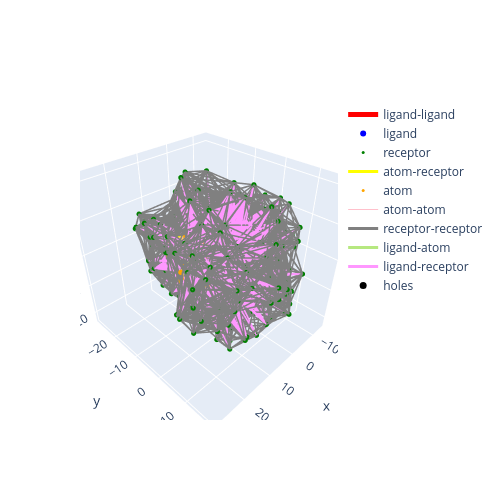

Notebook cell for this chart:
### Code cell
i = next(iterable)
i=100
graph = ds[i*10]
# print(ds._split_indexes[i])
make_fig(graph).show()

### Figure 1 — Plotly figure (JSON) as saved in the notebook; plotly's stock layout.template omitted (floating-point values rounded to 4 significant figures; data arrays with more than 128 entries replaced by an {"elided": "..."} marker saying what was removed)
{"data": [{"line": {"color": "red", "width": 5}, "mode": "lines", "name": "ligand-ligand", "type": "scatter3d", "x": {"elided": "2808 float values"}, "y": {"elided": "2808 float values"}, "z": {"elided": "2808 float values"}}, {"marker": {"color": "blue", "size": 6, "symbol": "circle"}, "mode": "markers", "name": "ligand", "type": "scatter3d", "x": [11.36, 10.38, 9.102, 8.312, 8.929, 6.942, 6.281, 6.549, 6.173, 4.876, 4.902, 6.074, 8.596, 9.506, 9.388, 10.03, 9.92, 9.14, 9.007, 8.477, 8.607, 7.734, 10.64, 11.87, 12.59, 13.76, 14.29, 16.1, 13.63, 12.44], "y": [-0.7688, -1.816, -1.919, -1.097, -0.1519, -1.222, -0.2421, -0.2063, 1.114, 1.653, 1.727, 1.002, -3.041, -3.578, -4.747, -5.919, -7.055, -7.015, -8.479, -5.859, -4.723, -3.306, -2.862, -3.08, -4.277, -4.52, -3.584, -4.012, -2.409, -2.171], "z": [-0.279, 0.1056, -0.3664, -1.274, -1.885, -1.561, -2.291, -3.682, -4.324, -3.765, -2.283, -1.657, 0.2406, 1.025, 1.832, 1.521, 2.306, 3.428, 4.417, 3.774, 2.965, 3.477, 0.9826, 1.692, 1.533, 2.201, 3.058, 4.05, 3.24, 2.563]}, {"marker": {"color": "green", "size": 3, "symbol": "circle"}, "mode": "markers", "name": "receptor", "type": "scatter3d", "x": {"elided": "261 float values"}, "y": {"elided": "261 float values"}, "z": {"elided": "261 float values"}}, {"line": {"color": "yellow", "width": 3}, "mode": "lines", "name": "atom-receptor", "type": "scatter3d", "x": {"elided": "234 float values"}, "y": {"elided": "234 float values"}, "z": {"elided": "234 float values"}}, {"marker": {"color": "orange", "size": 3, "symbol": "circle"}, "mode": "markers", "name": "atom", "type": "scatter3d", "x": [12.59, 17.68, 17.01, 17.51, 17.06, 17.27, 18.75, 16.64, 15.92, 15.31, 16.2, 16.4, 13.91, 18.89, 18.36, 17.17, 7.665, 7.035, 11.01, 10.52, 10.26, 8.233, 12.17, 10.76, 17.27, 16.75, 16.07, 15.15, 13.84, 14.83, 18.46, 19.21, 20.5, 20.28, 19.73, 15.87, 16.75, 16.23, 16.06, 15.05, 15.4, 13.61, 14.27, 14.7, 13.26, 12.57, 11.19, 12.06, 15.66, 16.76, 10.22, 9.265, 8.614, 11.68, 9.127, 8.17, 9.298, 10.0, 6.398, 6.429, 5.201, 4.552, 4.835, 3.693, 3.699, -0.09, -0.425, 1.211, 1.318, 1.739, 5.512, 5.151, 6.842, 6.602, 7.773, 6.323, 7.513, 6.781], "y": [3.162, 2.089, 0.712, -0.217, 3.037, 2.612, 2.502, 3.687, 0.559, -0.75, -1.631, -2.785, -0.634, -3.121, -4.136, -3.548, -3.29, -5.522, -2.399, -1.444, -0.131, -5.798, -2.888, 3.538, -0.872, -1.976, 1.325, 0.68, 0.199, 1.687, -0.71, -1.826, -1.296, -0.427, -1.228, -5.621, -6.883, -7.985, -4.81, -3.665, -2.871, -4.151, -10.14, -11.19, -9.19, -8.29, -7.339, -6.281, -10.86, -10.18, -10.57, -9.497, -8.798, -10.13, -9.411, -8.533, -7.951, -7.109, -8.022, -6.587, -5.865, -5.115, -6.123, -5.461, -5.751, -1.815, -3.153, -1.486, 3.167, 1.766, 0.915, -0.568, 1.055, 3.69, 4.264, 2.411, 2.979, 2.053], "z": [-2.848, -2.231, -2.251, -1.613, -1.2, 0.262, 0.649, 1.141, -3.016, -3.22, -4.096, -3.746, -3.816, -2.012, -1.113, -0.352, -4.504, -3.706, -4.715, -3.804, -4.231, 7.662, 7.3, 1.596, 6.018, 6.123, 5.557, 4.504, 5.107, 3.407, 5.441, 4.838, 4.188, 2.935, 1.756, 5.355, 5.373, 5.25, 4.056, 3.832, 2.579, 3.673, 7.341, 6.319, 6.686, 7.711, 7.034, 5.867, 5.442, 2.598, 2.15, 1.599, 2.377, 2.06, 0.27, -0.412, -2.714, -2.123, 4.126, 4.391, 3.842, 4.571, 2.58, 1.953, 0.447, 2.958, 2.677, 2.228, -0.621, -1.084, -5.32, -5.37, -4.586, 0.899, -1.155, 0.388, -1.656, -0.891]}, {"line": {"color": "pink", "width": 1}, "mode": "lines", "name": "atom-atom", "type": "scatter3d", "x": {"elided": "1014 float values"}, "y": {"elided": "1014 float values"}, "z": {"elided": "1014 float values"}}, {"line": {"color": "grey", "width": 3}, "mode": "lines", "name": "receptor-receptor", "type": "scatter3d", "x": {"elided": "16230 float values"}, "y": {"elided": "16230 float values"}, "z": {"elided": "16230 float values"}}, {"line": {"color": "light blue", "width": 3}, "mode": "lines", "name": "ligand-atom", "type": "scatter3d", "x": {"elided": "720 float values"}, "y": {"elided": "720 float values"}, "z": {"elided": "720 float values"}}, {"line": {"color": "light green", "width": 3}, "mode": "lines", "name": "ligand-receptor", "type": "scatter3d", "x": {"elided": "15174 float values"}, "y": {"elided": "15174 float values"}, "z": {"elided": "15174 float values"}}, {"marker": {"color": "black", "size": 7, "symbol": "circle"}, "mode": "markers", "name": "holes", "type": "scatter3d", "x": [10.38, 9.14, 8.607, 14.29], "y": [-1.816, -7.015, -4.723, -3.584], "z": [0.1056, 3.428, 2.965, 3.058]}], "layout": {"height": 500, "width": 500}}
